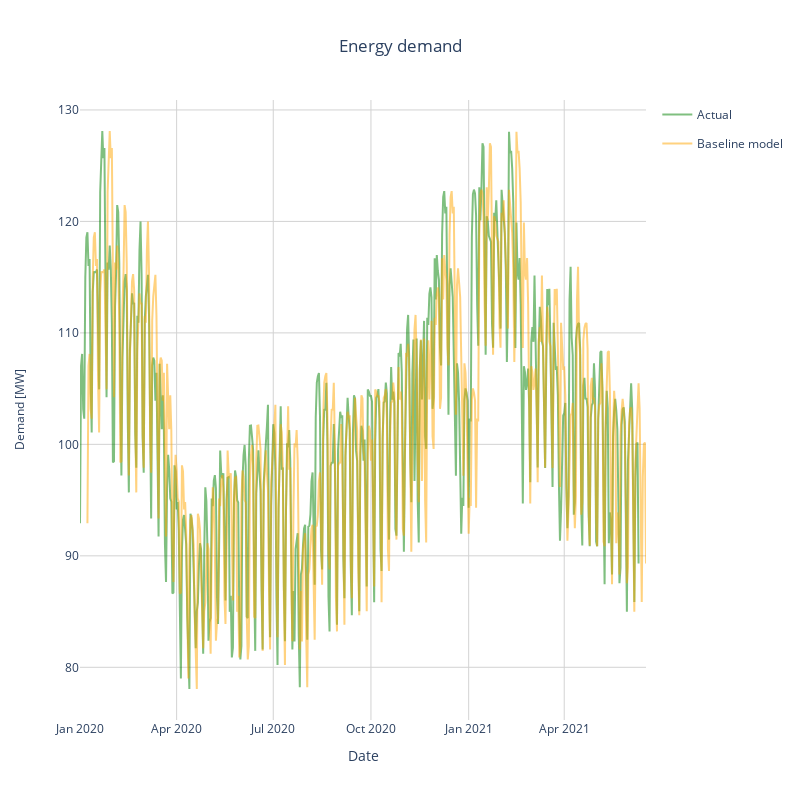

Notebook code cell kept with this figure:
### Code cell
# Plot next to each other
fig = plot_figure_load(df)

# Plot baseline prediction
fig.add_trace(
    go.Scatter(
        x=df_load_baseline.index,
        y=df_load_baseline["baseline"],
        name="Baseline model",
        legendgroup="Baseline model",
        showlegend=True,
        line_color="orange",
        opacity=0.5,
    ),
    col=1,
    row=1,
)

### Figure 1 — Plotly figure (JSON) as saved in the notebook; plotly's stock layout.template omitted (floating-point values rounded to 4 significant figures; data arrays with more than 128 entries replaced by an {"elided": "..."} marker saying what was removed)
{"data": [{"legendgroup": "Actual", "line": {"color": "green"}, "name": "Actual", "opacity": 0.5, "showlegend": true, "type": "scatter", "x": {"elided": "527 str values"}, "y": {"elided": "527 float values"}}, {"legendgroup": "Baseline model", "line": {"color": "orange"}, "name": "Baseline model", "opacity": 0.5, "showlegend": true, "type": "scatter", "x": {"elided": "527 str values"}, "xaxis": "x", "y": {"elided": "527 float values"}, "yaxis": "y"}], "layout": {"autosize": false, "height": 800, "paper_bgcolor": "white", "plot_bgcolor": "white", "title": {"text": "Energy demand", "x": 0.5, "xanchor": "center", "y": 0.95, "yanchor": "top"}, "width": 800, "xaxis": {"anchor": "y", "autorange": true, "domain": [0, 1], "gridcolor": "lightgrey", "range": ["2020-01-01", "2021-06-17"], "showgrid": true, "title": {"text": "Date"}, "type": "date", "zeroline": true, "zerolinecolor": "lightgrey"}, "yaxis": {"anchor": "x", "autorange": true, "domain": [0, 1], "gridcolor": "lightgrey", "range": [75.27, 130.9], "showgrid": true, "title": {"font": {"size": 12}, "standoff": 30, "text": "Demand [MW]"}, "type": "linear", "zeroline": true, "zerolinecolor": "lightgrey"}}}
